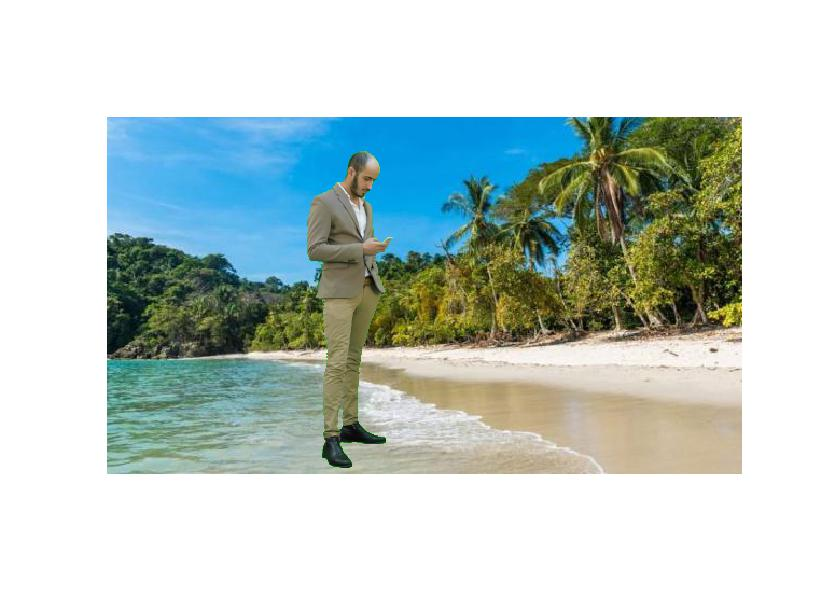
%> input picture Parte_1/resultado_parte_1.jpg, 820 x 612 px
$ octave prototipo_parte1_p2.m   (GNU Octave 9; MATLAB toolbox functions it lacks are replaced by stand-ins)
%> lines starting %> are read from the running program, lines starting %| are printed output that depends on the picture; in (x1, y1, x2, y2) boxes, pixels count from 0 and x2, y2 are one past the last pixel; in counts of white or black regions, pixels touching at a corner belong together; the program's own positions count from 1
### Parte_1/binaria.m
%Entradas:
% X=imagen a convertir en binaria en double normalizado.
%Salida:
% Y=imagen binaria en double normalizado
%
function Y=binaria(X)
  Y=zeros(size(X));
  ind_blancos=(X>=0.5);
  ind_negros=(X<0.5);
  Y(ind_blancos)=1;
  Y(ind_negros)=0;
endfunction

### Parte_1/inpaint.m
% #{
% Funccion que implementa el metodo
% Fast Digital Image Inpaiting con un numero de iteraciones.
% Entradas:
%   img:Imagen a restaurar
%   mask:region de la imagen a restaurar del mismo tama駉 que img
%   kernel:kernel promedio con el que se aplicara la convolucion en el proceso de
%          restauracion
%   itermax: numero de veces que se aplicara el proceso de restauracion.
% Salida:
%   Y:Imagen restaurada del mismo tama駉 que img
% #}
function Y=inpaint(img, mask, kernel, itermax=10)
  A=im2double(img); %Conversion a doubles para realizar la convolucion
  mask=im2double(mask);
  mask=binaria(mask);% Aseguramiento de una mascara como imagen binaria.
  for i=1:itermax
    T=conv2(A, kernel, 'same'); %Convolucion con un filtro promedio
    %Para la restauracion solo se afectan los valores de la region a restaurar
    T(mask==0)=0;
    A(mask==1)=0;
    A=A+T;
  endfor
  Y=A;
endfunction

### Parte_1/prototipo_parte1_p2.m
clc; close all; clear

A = imread("resultado_parte_1.jpg");
%> A is the input picture: size 612x820x3 uint8; mean R, G, B 190.5, 204.4, 200.6

[m n z] = size(A);
%> m = 612; n = 820; z = 3

B = imread("maskara_2.png");
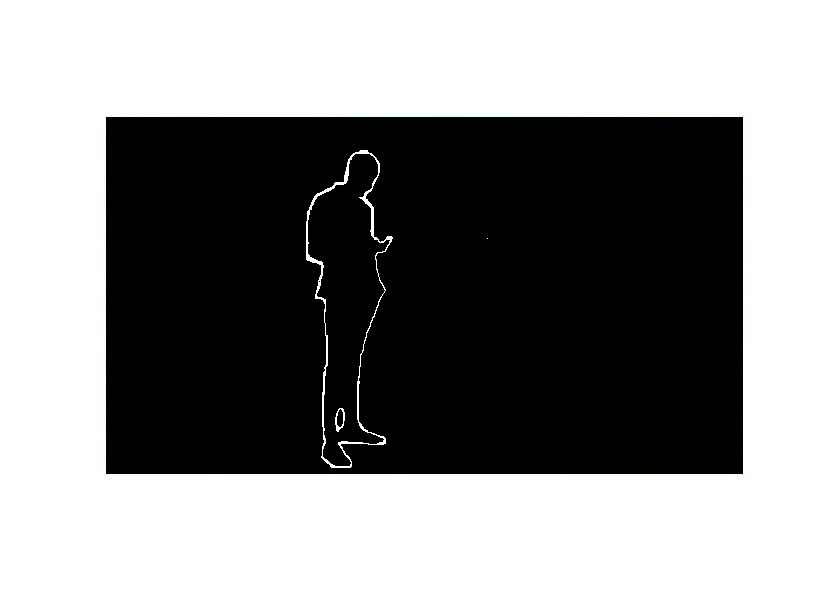
%> input picture Parte_1/maskara_2.png, 820 x 612 px
%> B is the input picture: size 612x820x3 uint8; mean R, G, B 140.3, 140.3, 140.3

B = binaria(B);
%> in binaria, `ind_blancos=(X>=0.5);`: ind_blancos: size 612x820x3 logical; 55% white; 3 black regions (1 under 20 px), largest, box (x1, y1, x2, y2) and area: (106, 117, 743, 474) 225532, (337, 409, 343, 427) 86
%> in binaria, `ind_negros=(X<0.5);`:
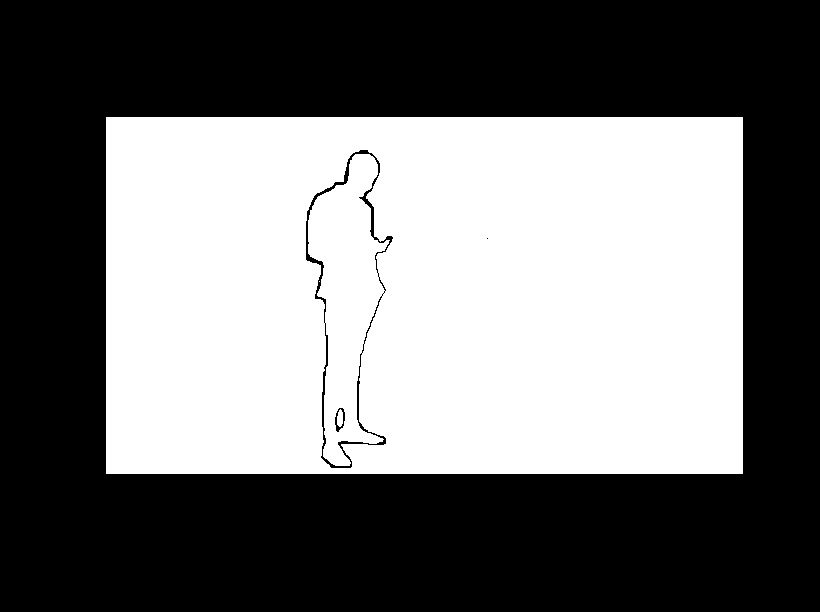
%> ind_negros: size 612x820x3 logical; 45% white; 3 white regions (1 under 20 px), largest, box (x1, y1, x2, y2) and area: (106, 117, 743, 474) 225532, (337, 409, 343, 427) 86
%imshow(B)
a=0.073235; b=0.176765;
c=0.125;

M=[a b a;b 0 b;a b a];

C=zeros(m,n,z);

for k=1:z
  C(:,:,k) = inpaint(A(:,:,k), B(:,:,1), M);
endfor
%> this loop made 3 passes
%> pass 1, in inpaint, `A=im2double(img);`:
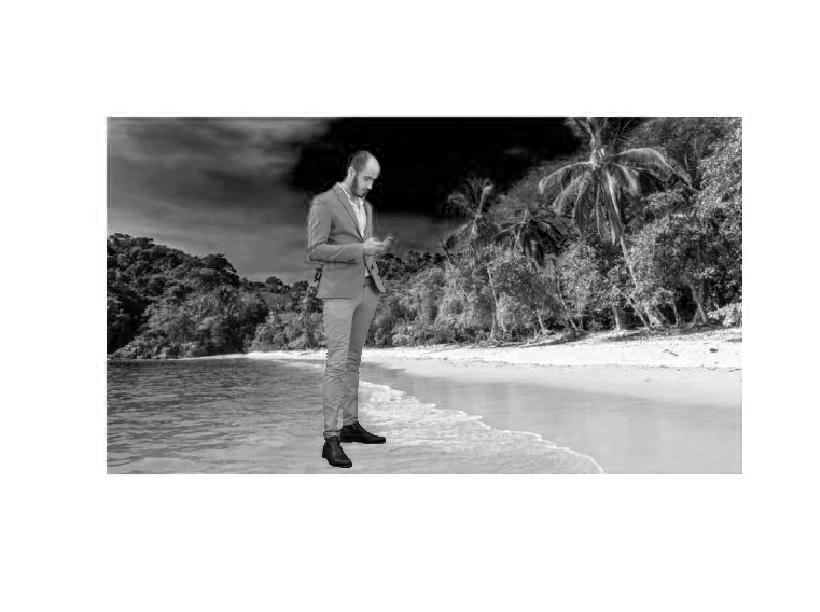
%> A: size 612x820 double; min 0, max 1, mean 0.747
%> after the loop:
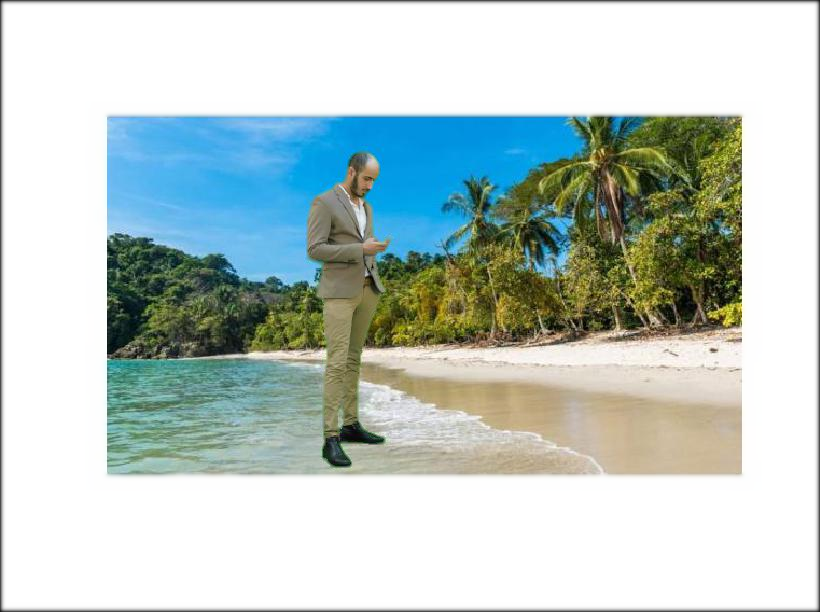
%> C: size 612x820x3 double; mean R, G, B 0.736, 0.791, 0.776

%C = inpaint(A,B,M);
subplot(1,3,1)
imshow(A)
title("Imagen original")

subplot(1,3,2)
imshow(B)
title("M醩cara")

subplot(1,3,3)
imshow(C)
title("Imagen Restaurada")
